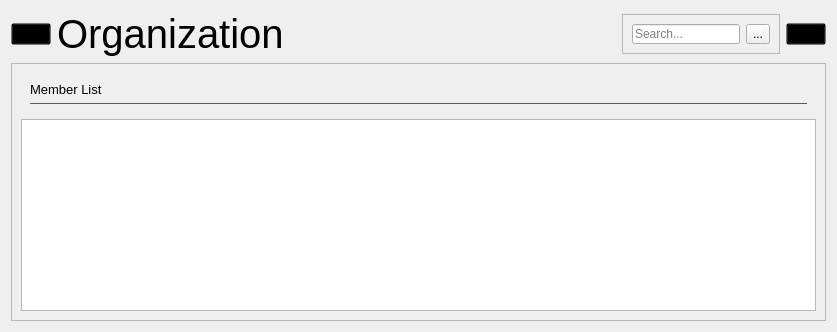
     <widget class="QWidget" name="view_members">
      <layout class="QVBoxLayout" name="verticalLayout_18">
       <item>
        <layout class="QHBoxLayout" name="members_header">
         <item>
          <widget class="QPushButton" name="burger_btn_2">
           <property name="cursor">
            <cursorShape>ArrowCursor</cursorShape>
           </property>
           <property name="styleSheet">
            <string notr="true">QPushButton {
	background-color: transparent;
}</string>
           </property>
           <property name="text">
            <string/>
           </property>
           <property name="icon">
            <iconset resource="../../assets/org_assets.qrc">
             <normaloff>:/icons/organization/icons/burger_ic.png</normaloff>:/icons/organization/icons/burger_ic.png</iconset>
           </property>
           <property name="iconSize">
            <size>
             <width>40</width>
             <height>40</height>
            </size>
           </property>
          </widget>
         </item>
         <item>
          <widget class="QLabel" name="header_label_3">
           <property name="font">
            <font>
             <family>Arial</family>
             <pointsize>30</pointsize>
             <kerning>true</kerning>
            </font>
           </property>
           <property name="styleSheet">
            <string notr="true">QLabel {
	color: #084924;
};</string>
           </property>
           <property name="text">
            <string>Organization</string>
           </property>
          </widget>
         </item>
         <item>
          <spacer name="horizontalSpacer_8">
           <property name="orientation">
            <enum>Qt::Horizontal</enum>
           </property>
           <property name="sizeHint" stdset="0">
            <size>
             <width>332</width>
             <height>20</height>
            </size>
           </property>
          </spacer>
         </item>
         <item>
          <widget class="QFrame" name="search_container">
           <property name="maximumSize">
            <size>
             <width>16777215</width>
             <height>40</height>
            </size>
           </property>
           <property name="styleSheet">
            <string notr="true">QFrame {
	border: 1px solid #084924;
	background-color: white;
	border-radius: 20px;
}

QToolButton {
	background-color: transparent;
}

QLineEdit {
	background-color: transparent;
	border: none;
};</string>
           </property>
           <property name="frameShape">
            <enum>QFrame::StyledPanel</enum>
           </property>
           <property name="frameShadow">
            <enum>QFrame::Raised</enum>
           </property>
           <layout class="QHBoxLayout" name="horizontalLayout_9">
            <item>
             <widget class="QLineEdit" name="search_line_3">
              <property name="placeholderText">
               <string>Search...</string>
              </property>
             </widget>
            </item>
            <item>
             <widget class="QToolButton" name="search_btn_3">
              <property name="cursor">
               <cursorShape>PointingHandCursor</cursorShape>
              </property>
              <property name="text">
               <string>...</string>
              </property>
              <property name="icon">
               <iconset resource="../../assets/org_assets.qrc">
                <normaloff>:/icons/organization/icons/search_ic.png</normaloff>:/icons/organization/icons/search_ic.png</iconset>
              </property>
              <property name="iconSize">
               <size>
                <width>30</width>
                <height>30</height>
               </size>
              </property>
              <property name="shortcut">
               <string>Return, Enter</string>
              </property>
             </widget>
            </item>
           </layout>
          </widget>
         </item>
         <item>
          <widget class="QPushButton" name="back_btn_member">
           <property name="styleSheet">
            <string notr="true">QPushButton {
	background-color: transparent;
}</string>
           </property>
           <property name="text">
            <string/>
           </property>
           <property name="icon">
            <iconset resource="../../assets/org_assets.qrc">
             <normaloff>:/icons/organization/icons/Back IC.png</normaloff>:/icons/organization/icons/Back IC.png</iconset>
           </property>
           <property name="iconSize">
            <size>
             <width>30</width>
             <height>30</height>
            </size>
           </property>
           <property name="shortcut">
            <string>Esc</string>
           </property>
          </widget>
         </item>
        </layout>
       </item>
       <item>
        <widget class="QFrame" name="list_container">
         <property name="styleSheet">
          <string notr="true">QFrame {
	background-color: white;
	border-radius: 10px;
}

#list_container {
    border: 1px solid #ccc;
};</string>
         </property>
         <property name="frameShape">
          <enum>QFrame::StyledPanel</enum>
         </property>
         <property name="frameShadow">
          <enum>QFrame::Raised</enum>
         </property>
         <layout class="QVBoxLayout" name="verticalLayout_17">
          <item>
           <widget class="QWidget" name="header_4" native="true">
            <layout class="QVBoxLayout" name="verticalLayout_16">
             <item>
              <widget class="QLabel" name="label_2">
               <property name="font">
                <font>
                 <family>Arial</family>
                 <pointsize>10</pointsize>
                </font>
               </property>
               <property name="text">
                <string>Member List</string>
               </property>
              </widget>
             </item>
             <item>
              <widget class="QFrame" name="line_5">
               <property name="maximumSize">
                <size>
                 <width>16777215</width>
                 <height>1</height>
                </size>
               </property>
               <property name="styleSheet">
                <string notr="true">QFrame {
    background-color: #4F4F4F;
}</string>
               </property>
               <property name="frameShape">
                <enum>QFrame::HLine</enum>
               </property>
               <property name="frameShadow">
                <enum>QFrame::Sunken</enum>
               </property>
              </widget>
             </item>
            </layout>
           </widget>
          </item>
          <item>
           <widget class="QTableView" name="list_view">
            <property name="styleSheet">
             <string notr="true">QTableView {
    border: none;
    border-radius: 10px;
    background-color: white;
}


QScrollBar:vertical {
                border: none;
                background: #f0f0f0;
                width: 12px;
                margin: 0;
            }
            QScrollBar::handle:vertical {
                background: #ccc;
                min-height: 20px;
                border-radius: 6px;
            }
            QScrollBar::add-line:vertical, QScrollBar::sub-line:vertical {
                height: 0;
                background: none;
            }
            QScrollBar::add-page:vertical, QScrollBar::sub-page:vertical {
                background: none;
            }
            
            QScrollBar:horizontal {
                border: none;
                background: #f0f0f0;
                height: 12px;
                margin: 0;
            }
            QScrollBar::handle:horizontal {
                background: #ccc;
                min-width: 20px;
                border-radius: 6px;
            };</string>
            </property>
           </widget>
          </item>
         </layout>
        </widget>
       </item>
      </layout>
     </widget>
